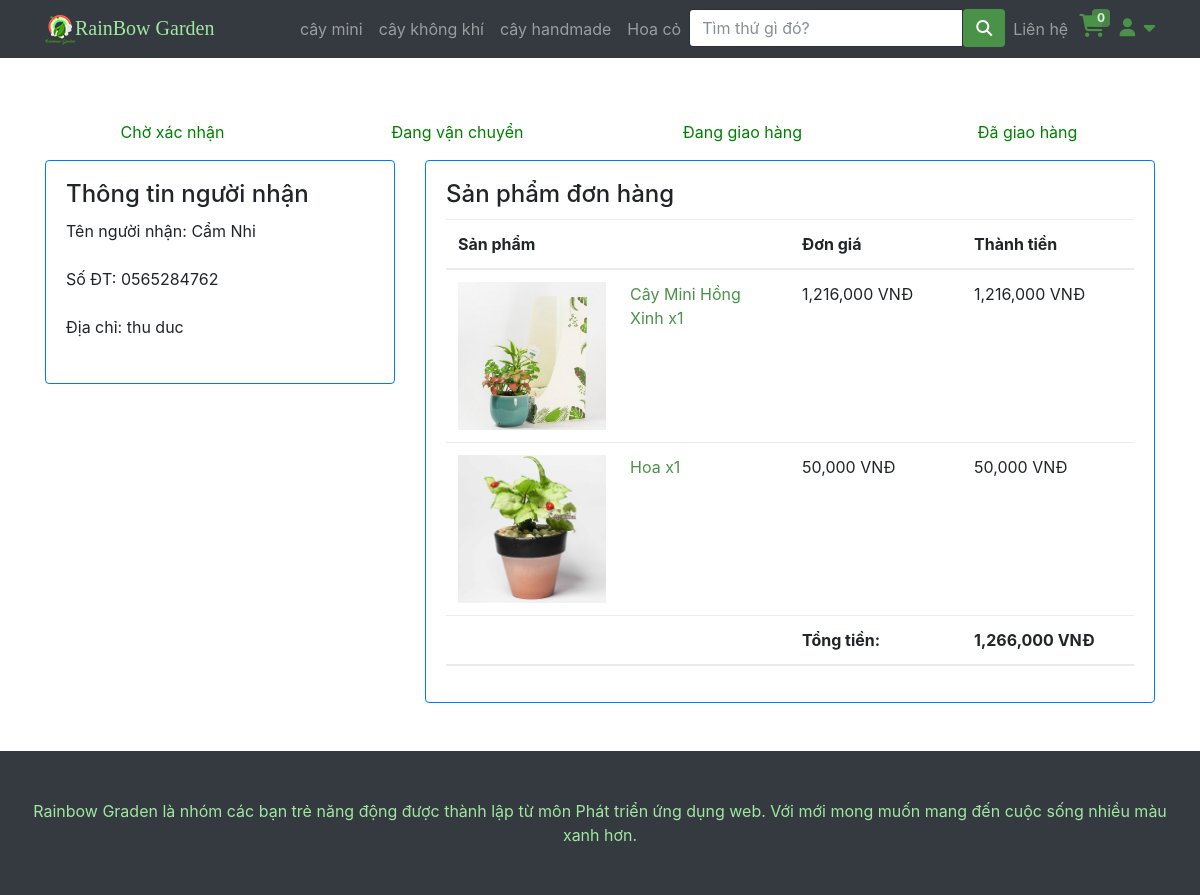
The page /hoadon.php?id=46 (signed in) on the database its author committed.
### tables this page shows
CREATE TABLE IF NOT EXISTS `category` (
  `id` int NOT NULL AUTO_INCREMENT,
  `name` varchar(200) DEFAULT NULL,
  `image` varchar(200) NOT NULL,
  PRIMARY KEY (`id`)
);

CREATE TABLE IF NOT EXISTS `sttorder` (
  `sttID` int NOT NULL AUTO_INCREMENT,
  `sttName` varchar(70) DEFAULT NULL,
  PRIMARY KEY (`sttID`)
);

CREATE TABLE IF NOT EXISTS `order` (
  `id` int NOT NULL AUTO_INCREMENT,
  `createdate` datetime DEFAULT NULL,
  `custom_id` int DEFAULT NULL,
  `fullname` varchar(200) DEFAULT NULL,
  `phone` varchar(20) NOT NULL,
  `sttOrder` int DEFAULT NULL,
  `address` varchar(255) NOT NULL,
  PRIMARY KEY (`id`),
  KEY `custom_id` (`custom_id`),
  KEY `sttOrder` (`sttOrder`)
);

CREATE TABLE IF NOT EXISTS `order_line` (
  `id_order` int NOT NULL,
  `id_product` int NOT NULL,
  `quantity` int DEFAULT NULL,
  `price` double NOT NULL,
  PRIMARY KEY (`id_order`,`id_product`),
  KEY `id_order` (`id_order`,`id_product`),
  KEY `id_product` (`id_product`),
  KEY `id_order_2` (`id_order`),
  KEY `id_product_2` (`id_product`)
);

CREATE TABLE IF NOT EXISTS `product` (
  `id` int NOT NULL AUTO_INCREMENT,
  `name` varchar(200) DEFAULT NULL,
  `saleoff` int DEFAULT NULL,
  `category` int DEFAULT NULL,
  `imagiUrl` varchar(225) DEFAULT NULL,
  `short_descripsion` text,
  `inStock` int DEFAULT '0',
  `isAvailable` tinyint(1) DEFAULT '1',
  PRIMARY KEY (`id`),
  KEY `category` (`category`)
);

### php/connectDB.php (called while the page is built, shortened)
<?php
class DataAccessHelper
{
	static $connection;
	public function connect()
	{
		self::$connection = new mysqli(DB_HOST, DB_USER, DB_PASSWORD, DB_NAME, DB_PORT);
		self::$connection->set_charset(DB_CHARSET);
	}
	public function executeQuery($sql)
	{
		return self::$connection->query($sql);
	}
}

### Cart.php (called while the page is built, shortened)
<?php
$count_cart = 0;

### php/model_oder.php (called while the page is built, shortened)
<?php
class Orders extends DataAccessHelper
{
    static function getOrder_ByID($id, $custom_id)
    {
        $sql = self::$connection->prepare("SELECT * FROM `order` WHERE id = ? AND custom_id =?");
        $sql->bind_param('ii', $id, $custom_id);
        $sql->execute();
        $result = $sql->get_result();
        $items = $result->fetch_assoc();
        return $items;
    }
}

### php/model_stt_order.php (called while the page is built, shortened)
<?php
class STTOrder extends DataAccessHelper
{
    static function getStartNormal()
    {
        $sql = self::$connection->prepare("SELECT * FROM sttorder where sttID != 5");
        $sql->execute();
        $items = $sql->get_result()->fetch_all(MYSQLI_ASSOC);
        return $items;
    }
}

### php/model_oderdetail.php (called while the page is built, shortened)
<?php
class OrderDetail extends DataAccessHelper
{
    static function getOrder_ByOrderId($orderId)
    {
        $sql = self::$connection->prepare("SELECT * FROM order_line WHERE id_order = ?");
        $sql->bind_param('i', $orderId);
        $sql->execute();
        $items = $sql->get_result()->fetch_all(MYSQLI_ASSOC);
        return $items;
    }
}

### php/model_product.php (called while the page is built, shortened)
<?php
class Product extends DataAccessHelper
{
    static function getProductById($id)
    {
        $sql = self::$connection->prepare("SELECT p.* , activePrice(p.id) as price FROM product p WHERE id = ?");
        $sql->bind_param("i", $id);
        $sql->execute();
        $result = $sql->get_result();
        $items = $result->fetch_assoc();
        return $items;
    }
}

### hoadon.php (the view, shortened to what this page needs)
<?php
include 'header.php';
?>
<?php if (isset($_GET['id'])) {
    $idOrder = $_GET['id'];
    $order = Orders::getOrder_ByID($idOrder, $id_user);
    $STTOrders = STTOrder::getStartNormal();
?>
    <div class="container py-5">
        <?php if ($order['sttOrder'] != 5) { ?>
            <div class="row justify-content-center align-items-center g-2 py-3">
                <?php foreach ($STTOrders as $stt): ?>
                    <div <?php echo $order['sttOrder'] >= $stt['sttID'] ? 'style="color: green;"' :  "" ?>class="col text-center"><?php echo $stt['sttName'] ?></div>
                <?php endforeach ?>
            </div>
        <?php } else { ?>
            <div class="text-center text-danger">Đơn hàng đã hủy</div>
        <?php } ?>
        <div class=" row justify-content-center ">
            <div class="col-4">
                <div
                    class="card border-primary">
                    <div class="card-body">
                        <h4 class="card-title">Thông tin người nhận</h4>
                        <p class="card-text">
                            <label>Tên người nhận: </label> <?php echo $order['fullname'] ?>
                        </p>
                        <p class="card-text">
                            <label>Số ĐT: </label> <?php echo $order['phone'] ?>
                        </p>
                        <p class="card-text">
                            <label>Địa chỉ: </label> <?php echo $order['address'] ?>
                        </p>
                    </div>
                </div>
            </div>
            <div class="col-8">
                <div
                    class="card border-primary">
                    <div class="card-body">
                        <h4 class="card-title">Sản phẩm đơn hàng</h4>
                        <div
                            class="table-responsive">
                            <table class="table ">
                                <thead>
                                    <tr>
                                        <th style="width: 25%;" scope="col">Sản phẩm</th>
                                        <th style="width: 25%;" scope="col"></th>
                                        <th style="width: 25%;" scope="col">Đơn giá</th>
                                        <th style="width: 25%;" scope="col">Thành tiền</th>
                                    </tr>
                                </thead>
                                <tbody>
                                    <?php $getOderDetail = OrderDetail::getOrder_ByOrderId($order['id']);
                                    $totalOrder = 0;
                                    foreach ($getOderDetail as $value) :
                                        $pro = Product::getProductById($value['id_product']);
                                        $totalDetail = $value['price'] * $value['quantity'];
                                        $totalOrder += $totalDetail; ?>
                                        <tr class="">
                                            <td> <img src="<?php echo $pro['imagiUrl'] ?>" style="width: 100%;" alt=""> </td>
                                            <td>
                                                <a href=""> <?php echo $pro['name'] ?>
                                                    <span>x<?php echo $value['quantity'] ?></span>
                                                </a>
                                            </td>
                                            <td><?php echo number_format($value['price'], 0) ?> <span>VNĐ</span></td>
                                            <td><?php echo number_format($totalDetail, 0) ?> <span>VNĐ</span></td>
                                        </tr>
                                    <?php endforeach ?>
                                </tbody>
                                <thead>
                                    <tr>
                                        <th style="width: 25%;" scope="col"></th>
                                        <th style="width: 25%;" scope="col"></th>
                                        <th style="width: 25%;" scope="col">Tổng tiền: </th>
                                        <th style="width: 25%;" scope="col"><?php echo number_format($totalOrder, 0) ?> <span>VNĐ</span></th>
                                    </tr>
                                </thead>
                            </table>
                        </div>
                    </div>
                </div>
            </div>
        </div>
    </div>
<?php } ?>
<?php
include 'footer.php';
?>

### header.php (shortened to what this page needs)
<?php
include "php/connectDB.php";
include "php/model_product.php";
include "php/model_oder.php";
include "php/model_oderdetail.php";
include 'php/model_stt_order.php';
$db = new DataAccessHelper;
$db->connect();
include('Cart.php');
?>
<!DOCTYPE html>
<html lang="en">
<head>
    <link href="vendor/bootstrap/css/bootstrap.min.css" rel="stylesheet">
    <link href="css/modern-business.css" rel="stylesheet">
    <link href="css/icon-fonts.min.css" rel="stylesheet">
    <link href="css/settings.css" rel="stylesheet">
    <link href="css/grid-and-effects.css" rel="stylesheet">
    <link href="css/custom.css" rel="stylesheet">
    <link href="css/styles.css" rel="stylesheet">
    <link rel="stylesheet" href="https://cdnjs.cloudflare.com/ajax/libs/font-awesome/6.7.1/css/all.min.css">
</head>
<body>
    <nav class="navbar fixed-top navbar-expand-lg navbar-dark bg-dark fixed-top">
        <div class="container">
            <a class="navbar-brand GreenBrand" href="index.php"><img src="img/logobn.png">RainBow Garden</a>
            <div class="collapse navbar-collapse" id="navbarResponsive">
                <ul class="navbar-nav ml-auto">
                    <?php
                    $query = $db->executeQuery("SELECT * FROM category");
                    $result = mysqli_fetch_all($query, MYSQLI_ASSOC);
                    ?>
                    <?php foreach ($result as $value) : ?>
                        <li class="nav-item">
                            <a class="nav-link" href="loaicay?category=<?php echo $value['id'] ?>"><?php echo $value['name'] ?></a>
                        </li>
                    <?php endforeach; ?>
                    <li>
                        <form class="input-with-submit header-search" method="GET">
                            <div class="input-group">
                                <input type="text" class="form-control" placeholder="Tìm thứ gì đó?" name="tukhoa">
                                <span class="input-group-button">
                                    <button class="btn btn-default" style="background-color: #4b9249" type="submit">
                                        <i class="fa fa-search"></i>
                                    </button>
                                </span>
                            </div>
                        </form>
                    </li>
                    <li class="nav-item dropdown">
                        <a class="nav-link" href="lienhe.php">
                            Liên hệ
                        </a>
                    </li>
                    <li style="width: 40px !important; height: 40px; padding-left: 3px;">
                        <span class="my-cart-icon">
                            <span class=" navRbcart">
                                <a href="myCart.php">
                                </a>
                            </span>
                            <span class="badge badge-notify my-cart-badge"><?php echo $count_cart ?></span>
                        </span>
                    </li>
                    <li class="dropdown navRbaccount">
                        <a class=" fn-bran-light" data-toggle="dropdown" href="#">
                            <i class="fa fa-user fa-fw"></i> <i class="fa fa-caret-down"></i>
                        </a>
                            <?php
                            if (isset($_SESSION['account'])) {
                                $id_user = $_SESSION['account']
                            ?>
                            <?php
                            } ?>
                    </li>
                </ul>
            </div>
        </div>
    </nav>

### css/modern-business.css (style rules this page uses)
body { padding-top: 54px; }
@media (min-width: 992px) { body { padding-top: 56px; } }

### css/grid-and-effects.css (style rules this page uses)
.container { margin-right: auto; margin-left: auto; padding-left: 15px; padding-right: 15px; }
@media (min-width: 768px) { .container, .row.ig_fullwidth { width: 750px; } }
@media (min-width: 992px) { .container, .row.ig_fullwidth { width: 970px; } }
@media (min-width: 1200px) { .container, .row.ig_fullwidth { width: 1170px; } }
.row { margin-left: -15px; margin-right: -15px; }
.collapse { display: none; }
.clearfix:after, .container:after, .container-fluid:after, .row:after { clear: both; content: " "; display: table; }

### css/custom.css (style rules this page uses)
.GreenBrand { color: #a1e6a1 !important; font-family: 'Pacifico', cursive; }
.dropdown { position: relative; display: inline-block; }
.navRbcart { font-size: 23px !important; color: white; position: relative; }
.badge-notify { background:#4b9249; opacity: 0.85; position:relative; top: -40px; left: 13px; }
.navRbaccount { padding-top: 5px; font-size: 18px; }

### css/styles.css (style rules this page uses)
.btn-primary, .btn-primary:active, .btn-primary:focus, .btn-primary:active:focus, .btn-primary:hover, .wpcf7-submit, span.wpcf7-list-item, button, .navbar-toggle, input[type='button'], input[type='reset'], input[type='submit'], .jumbotron .carousel-indicators li.active, .post-item .vertical-center span, .post-item .label-wrap .label, .testimonials .testimonial-control, .testimonials .testimonial-control:first-of-type::before, .testimonials .testimonial-control:last-of-type::before, .cta-button, .brochure-box, .project-navigation a, .pagination a.current, .pagination span.current, .sidebar .widget.widget_nav_menu .menu li:hover, .sidebar .widget.widget_nav_menu .menu li.current-menu-item a, .sidebar .widget.widget_nav_menu .menu li a:hover, .panel-group .panel .panel-heading .accordion-toggle[aria-expanded="true"] { background-color: #a2c046; color: #ffffff; }
.fa { display: inline-block; font: normal normal normal 14px/1 FontAwesome; font-size: inherit; text-rendering: auto; -webkit-font-smoothing: antialiased; -moz-osx-font-smoothing: grayscale; }

### header.php (style rules this page uses)
a { color: #4b9249; }

### rows shown on the page
category: name "cây mini"
category: name "cây không khí"
category: name "cây handmade"
category: name "Hoa cỏ"
sttorder: sttName "Chờ xác nhận"
sttorder: sttName "Đang vận chuyển"
sttorder: sttName "Đang giao hàng"
sttorder: sttName "Đã giao hàng"
order: fullname "Cẩm Nhi", phone "0565284762", address "thu duc"
order_line: id_product.imagiUrl (picture), id_product.name "Cây Mini Hồng Xinh", quantity "1", price "1,216,000", totalDetail "1,216,000"
order_line: id_product.imagiUrl (picture), id_product.name "Hoa", quantity "1", price "50,000", totalDetail "50,000"

### other values the page prints
$count_cart "0"
$totalOrder "1,266,000"
